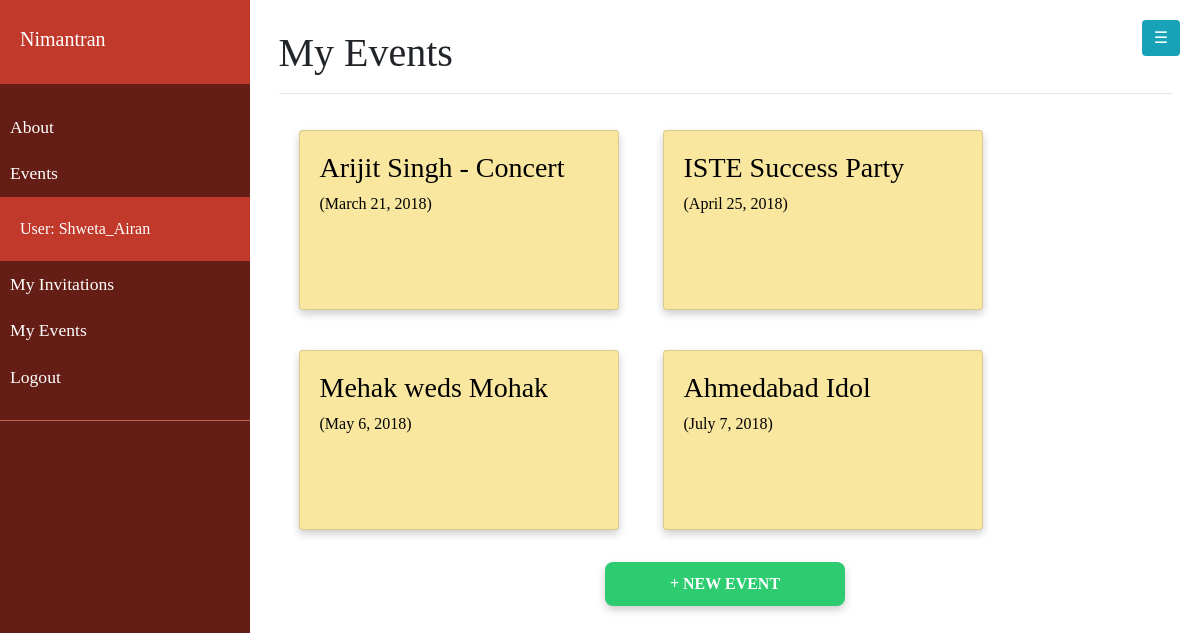
Screenshot of /catalog/myorganized/ (signed in) with the database file from the repository.
### catalog/models.py (models this page shows, shortened)
class Event(models.Model):
    title = models.CharField(max_length = 200, help_text = "Provide a title to your event.")
    description = models.CharField(max_length = 500, help_text = "Briefly describe in 500 chars.")
    dateFrom = models.DateField()
    dateTo = models.DateField()
    organizer = models.ForeignKey(User, on_delete = models.SET_NULL, null=True, blank=True)
    cateory = models.ManyToManyField(Category, help_text = "Select a category for this event")
    venue = models.ForeignKey(Venue, help_text = "Select the venue", on_delete = models.DO_NOTHING)
    public = models.BooleanField(default = True)
    def get_absolute_url(self):
        return reverse('event-detail', args=[str(self.id)])

### catalog/views.py (the view)
# urls.py: path('myorganized/', views.OrganizedListView.as_view(), name='my-organized'),
class OrganizedListView(LoginRequiredMixin, generic.ListView):
    model = Event
    template_name = 'catalog/organized_list_user.html'
    def get_queryset(self):
        return Event.objects.filter(organizer=self.request.user)

### catalog/templates/catalog/organized_list_user.html
{% extends "base_generic.html" %}
{% block content %}
<div style="padding: 3%">
    <h1>My Events</h1>
    <hr>
    <div class="outer">
      {% if event_list %}
        {% for event in event_list %}
        <a class="card" href="{{ event.get_absolute_url }}">
            <h3>{{ event.title }}</h3>
            ({{event.dateFrom}})
        </a>
        {% endfor %}
      {% else %}
        <p>You have no events.</p>
      {% endif %}
    </div>
    <center><a class="card-display" href="/catalog/events/create/" style="color: white; background-color: #2ECC71; ">
        <strong>+ NEW EVENT</strong>
    </a></center>
</div>
{% endblock %}

### catalog/templates/base_generic.html (shortened to what this page needs)
<!DOCTYPE html>
<html lang="en">
<head>
    <link rel="stylesheet" href="https://maxcdn.bootstrapcdn.com/bootstrap/4.0.0/css/bootstrap.min.css">
    <link rel="stylesheet" href="https://cdnjs.cloudflare.com/ajax/libs/font-awesome/4.7.0/css/font-awesome.min.css">
    <link rel="stylesheet" href="https://cdnjs.cloudflare.com/ajax/libs/malihu-custom-scrollbar-plugin/3.1.5/jquery.mCustomScrollbar.min.css">
    {% load static %}
    <link rel="stylesheet" href="{% static "catalog/style.css" %}">
</head>
<body>
    <div class="wrapper">
        {% block sidebar %}
            <nav id="sidebar">
                <div class="sidebar-header">
                    <h3><a class="navbar-brand active" href="{% url 'index' %}">Nimantran</a><h3>
                </div>
                <ul class="list-unstyled components">
                    <li><a href="{% url 'about' %}">About</a></li>
                    <li><a href="{% url 'events' %}">Events</a></li>
                    {% if user.is_authenticated %}
                        <li class="sidebar-header">User: {{ user.get_username }}</li>
                        <li><a href="{% url 'my-invited' %}">My Invitations</a></li>
                        <li><a href="{% url 'my-organized' %}">My Events</a></li>
                        <li><a href="{% url 'logout'%}?next={{request.path}}">Logout</a></li>
                    {% else %}
                        <li><a href="{% url 'login'%}?next={{request.path}}">Login</a></li>
                    {% endif %}
                </ul>
            </nav>
        {% endblock %}
        <div id="content">
            <button type="button" id="sidebarCollapse" class="btn btn-info navbar-btn" style="margin: 20px; float: right;">
                &#9776;
            </button>
            {% block content %}{% endblock %}
        </div>
    </div>
</body>
</html>

### catalog/static/catalog/style.css (style rules this page uses)
* { font-family: 'Google sans' }
.outer { width: 100%; }
.card { box-shadow: 0 4px 8px 0 rgba(0,0,0,0.2); transition: 0.3s; padding: 20px; width: 320px; height: 180px; margin: 20px; display: inline-block; background-color: #F9E79F; color: black; }
.card-display { box-shadow: 0 4px 8px 0 rgba(0,0,0,0.2); padding: 10px; width: 240px; height: auto; margin: 12px; display: inline-block; background-color: #2C3E50; border-radius: 8px; transition: 0.2s; }
a, a:hover, a:focus { color: inherit; text-decoration: none; transition: all 0.3s; }
.navbar-btn { box-shadow: none; outline: none !important; border: none; }
#sidebar { width: 250px; position: fixed; top: 0; left: 0; height: 100vh; z-index: 999; background: #641E16; color: #fff; transition: all 0.3s; }
#sidebar .sidebar-header { padding: 20px; background: #C0392B; }
#sidebar ul.components { padding: 20px 0; border-bottom: 1px solid #CD6155; }
#sidebar ul li a { padding: 10px; font-size: 1.1em; display: block; }
#content { width: calc(100% - 250px); min-height: 100vh; transition: all 0.3s; position: absolute; top: 0; right: 0; }

### rows the page displays
Event: title "Arijit Singh - Concert", dateFrom "March 21, 2018"
Event: title "ISTE Success Party", dateFrom "April 25, 2018"
Event: title "Mehak weds Mohak", dateFrom "May 6, 2018"
Event: title "Ahmedabad Idol", dateFrom "July 7, 2018"

### other values shown
{{ user.get_username }} "Shweta_Airan"
